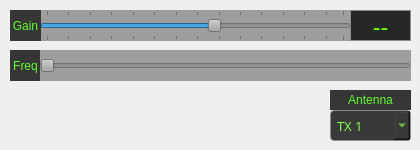
    <widget class="QWidget" name="tx2">
     <attribute name="title">
      <string>Tx 2</string>
     </attribute>
     <widget class="QSlider" name="tx2Gain">
      <property name="geometry">
       <rect>
        <x>40</x>
        <y>10</y>
        <width>311</width>
        <height>31</height>
       </rect>
      </property>
      <property name="styleSheet">
       <string notr="true">background-color: rgb(158, 158, 158);
color: rgb(22, 23, 23);
font: 25 13pt &quot;Titillium Web&quot;;
border-radius: 0;</string>
      </property>
      <property name="minimum">
       <number>1</number>
      </property>
      <property name="maximum">
       <number>70</number>
      </property>
      <property name="value">
       <number>40</number>
      </property>
      <property name="orientation">
       <enum>Qt::Horizontal</enum>
      </property>
      <property name="tickPosition">
       <enum>QSlider::TicksBothSides</enum>
      </property>
      <property name="tickInterval">
       <number>5</number>
      </property>
     </widget>
     <widget class="QLabel" name="tx2FreqLabel">
      <property name="geometry">
       <rect>
        <x>10</x>
        <y>50</y>
        <width>31</width>
        <height>31</height>
       </rect>
      </property>
      <property name="styleSheet">
       <string notr="true">background-color: rgb(54, 54, 54);
color: rgb(95, 255, 47);
font: 25 13pt &quot;Titillium Web&quot;;
border-radius: 0;
border: 0;</string>
      </property>
      <property name="text">
       <string>Freq</string>
      </property>
      <property name="alignment">
       <set>Qt::AlignCenter</set>
      </property>
     </widget>
     <widget class="QSlider" name="tx2Freq">
      <property name="geometry">
       <rect>
        <x>40</x>
        <y>50</y>
        <width>371</width>
        <height>31</height>
       </rect>
      </property>
      <property name="palette">
       <palette>
        <active>
         <colorrole role="WindowText">
          <brush brushstyle="SolidPattern">
           <color alpha="255">
            <red>22</red>
            <green>23</green>
            <blue>23</blue>
           </color>
          </brush>
         </colorrole>
         <colorrole role="Button">
          <brush brushstyle="SolidPattern">
           <color alpha="255">
            <red>158</red>
            <green>158</green>
            <blue>158</blue>
           </color>
          </brush>
         </colorrole>
         <colorrole role="Light">
          <brush brushstyle="SolidPattern">
           <color alpha="255">
            <red>175</red>
            <green>255</green>
            <blue>157</blue>
           </color>
          </brush>
         </colorrole>
         <colorrole role="Midlight">
          <brush brushstyle="SolidPattern">
           <color alpha="255">
            <red>123</red>
            <green>255</green>
            <blue>93</blue>
           </color>
          </brush>
         </colorrole>
         <colorrole role="Dark">
          <brush brushstyle="SolidPattern">
           <color alpha="255">
            <red>35</red>
            <green>127</green>
            <blue>14</blue>
           </color>
          </brush>
         </colorrole>
         <colorrole role="Mid">
          <brush brushstyle="SolidPattern">
           <color alpha="255">
            <red>47</red>
            <green>170</green>
            <blue>19</blue>
           </color>
          </brush>
         </colorrole>
         <colorrole role="Text">
          <brush brushstyle="SolidPattern">
           <color alpha="255">
            <red>22</red>
            <green>23</green>
            <blue>23</blue>
           </color>
          </brush>
         </colorrole>
         <colorrole role="BrightText">
          <brush brushstyle="SolidPattern">
           <color alpha="255">
            <red>255</red>
            <green>255</green>
            <blue>255</blue>
           </color>
          </brush>
         </colorrole>
         <colorrole role="ButtonText">
          <brush brushstyle="SolidPattern">
           <color alpha="255">
            <red>22</red>
            <green>23</green>
            <blue>23</blue>
           </color>
          </brush>
         </colorrole>
         <colorrole role="Base">
          <brush brushstyle="SolidPattern">
           <color alpha="255">
            <red>158</red>
            <green>158</green>
            <blue>158</blue>
           </color>
          </brush>
         </colorrole>
         <colorrole role="Window">
          <brush brushstyle="SolidPattern">
           <color alpha="255">
            <red>158</red>
            <green>158</green>
            <blue>158</blue>
           </color>
          </brush>
         </colorrole>
         <colorrole role="Shadow">
          <brush brushstyle="SolidPattern">
           <color alpha="255">
            <red>0</red>
            <green>0</green>
            <blue>0</blue>
           </color>
          </brush>
         </colorrole>
         <colorrole role="Highlight">
          <brush brushstyle="SolidPattern">
           <color alpha="255">
            <red>160</red>
            <green>255</green>
            <blue>131</blue>
           </color>
          </brush>
         </colorrole>
         <colorrole role="AlternateBase">
          <brush brushstyle="SolidPattern">
           <color alpha="255">
            <red>163</red>
            <green>255</green>
            <blue>142</blue>
           </color>
          </brush>
         </colorrole>
         <colorrole role="ToolTipBase">
          <brush brushstyle="SolidPattern">
           <color alpha="255">
            <red>255</red>
            <green>255</green>
            <blue>220</blue>
           </color>
          </brush>
         </colorrole>
         <colorrole role="ToolTipText">
          <brush brushstyle="SolidPattern">
           <color alpha="255">
            <red>0</red>
            <green>0</green>
            <blue>0</blue>
           </color>
          </brush>
         </colorrole>
        </active>
        <inactive>
         <colorrole role="WindowText">
          <brush brushstyle="SolidPattern">
           <color alpha="255">
            <red>22</red>
            <green>23</green>
            <blue>23</blue>
           </color>
          </brush>
         </colorrole>
         <colorrole role="Button">
          <brush brushstyle="SolidPattern">
           <color alpha="255">
            <red>158</red>
            <green>158</green>
            <blue>158</blue>
           </color>
          </brush>
         </colorrole>
         <colorrole role="Light">
          <brush brushstyle="SolidPattern">
           <color alpha="255">
            <red>175</red>
            <green>255</green>
            <blue>157</blue>
           </color>
          </brush>
         </colorrole>
         <colorrole role="Midlight">
          <brush brushstyle="SolidPattern">
           <color alpha="255">
            <red>123</red>
            <green>255</green>
            <blue>93</blue>
           </color>
          </brush>
         </colorrole>
         <colorrole role="Dark">
          <brush brushstyle="SolidPattern">
           <color alpha="255">
            <red>35</red>
            <green>127</green>
            <blue>14</blue>
           </color>
          </brush>
         </colorrole>
         <colorrole role="Mid">
          <brush brushstyle="SolidPattern">
           <color alpha="255">
            <red>47</red>
            <green>170</green>
            <blue>19</blue>
           </color>
          </brush>
         </colorrole>
         <colorrole role="Text">
          <brush brushstyle="SolidPattern">
           <color alpha="255">
            <red>22</red>
            <green>23</green>
            <blue>23</blue>
           </color>
          </brush>
         </colorrole>
         <colorrole role="BrightText">
          <brush brushstyle="SolidPattern">
           <color alpha="255">
            <red>255</red>
            <green>255</green>
            <blue>255</blue>
           </color>
          </brush>
         </colorrole>
         <colorrole role="ButtonText">
          <brush brushstyle="SolidPattern">
           <color alpha="255">
            <red>22</red>
            <green>23</green>
            <blue>23</blue>
           </color>
          </brush>
         </colorrole>
         <colorrole role="Base">
          <brush brushstyle="SolidPattern">
           <color alpha="255">
            <red>158</red>
            <green>158</green>
            <blue>158</blue>
           </color>
          </brush>
         </colorrole>
         <colorrole role="Window">
          <brush brushstyle="SolidPattern">
           <color alpha="255">
            <red>158</red>
            <green>158</green>
            <blue>158</blue>
           </color>
          </brush>
         </colorrole>
         <colorrole role="Shadow">
          <brush brushstyle="SolidPattern">
           <color alpha="255">
            <red>0</red>
            <green>0</green>
            <blue>0</blue>
           </color>
          </brush>
         </colorrole>
         <colorrole role="Highlight">
          <brush brushstyle="SolidPattern">
           <color alpha="255">
            <red>160</red>
            <green>255</green>
            <blue>131</blue>
           </color>
          </brush>
         </colorrole>
         <colorrole role="AlternateBase">
          <brush brushstyle="SolidPattern">
           <color alpha="255">
            <red>163</red>
            <green>255</green>
            <blue>142</blue>
           </color>
          </brush>
         </colorrole>
         <colorrole role="ToolTipBase">
          <brush brushstyle="SolidPattern">
           <color alpha="255">
            <red>255</red>
            <green>255</green>
            <blue>220</blue>
           </color>
          </brush>
         </colorrole>
         <colorrole role="ToolTipText">
          <brush brushstyle="SolidPattern">
           <color alpha="255">
            <red>0</red>
            <green>0</green>
            <blue>0</blue>
           </color>
          </brush>
         </colorrole>
        </inactive>
        <disabled>
         <colorrole role="WindowText">
          <brush brushstyle="SolidPattern">
           <color alpha="255">
            <red>22</red>
            <green>23</green>
            <blue>23</blue>
           </color>
          </brush>
         </colorrole>
         <colorrole role="Button">
          <brush brushstyle="SolidPattern">
           <color alpha="255">
            <red>158</red>
            <green>158</green>
            <blue>158</blue>
           </color>
          </brush>
         </colorrole>
         <colorrole role="Light">
          <brush brushstyle="SolidPattern">
           <color alpha="255">
            <red>175</red>
            <green>255</green>
            <blue>157</blue>
           </color>
          </brush>
         </colorrole>
         <colorrole role="Midlight">
          <brush brushstyle="SolidPattern">
           <color alpha="255">
            <red>123</red>
            <green>255</green>
            <blue>93</blue>
           </color>
          </brush>
         </colorrole>
         <colorrole role="Dark">
          <brush brushstyle="SolidPattern">
           <color alpha="255">
            <red>35</red>
            <green>127</green>
            <blue>14</blue>
           </color>
          </brush>
         </colorrole>
         <colorrole role="Mid">
          <brush brushstyle="SolidPattern">
           <color alpha="255">
            <red>47</red>
            <green>170</green>
            <blue>19</blue>
           </color>
          </brush>
         </colorrole>
         <colorrole role="Text">
          <brush brushstyle="SolidPattern">
           <color alpha="255">
            <red>22</red>
            <green>23</green>
            <blue>23</blue>
           </color>
          </brush>
         </colorrole>
         <colorrole role="BrightText">
          <brush brushstyle="SolidPattern">
           <color alpha="255">
            <red>255</red>
            <green>255</green>
            <blue>255</blue>
           </color>
          </brush>
         </colorrole>
         <colorrole role="ButtonText">
          <brush brushstyle="SolidPattern">
           <color alpha="255">
            <red>22</red>
            <green>23</green>
            <blue>23</blue>
           </color>
          </brush>
         </colorrole>
         <colorrole role="Base">
          <brush brushstyle="SolidPattern">
           <color alpha="255">
            <red>158</red>
            <green>158</green>
            <blue>158</blue>
           </color>
          </brush>
         </colorrole>
         <colorrole role="Window">
          <brush brushstyle="SolidPattern">
           <color alpha="255">
            <red>158</red>
            <green>158</green>
            <blue>158</blue>
           </color>
          </brush>
         </colorrole>
         <colorrole role="Shadow">
          <brush brushstyle="SolidPattern">
           <color alpha="255">
            <red>0</red>
            <green>0</green>
            <blue>0</blue>
           </color>
          </brush>
         </colorrole>
         <colorrole role="Highlight">
          <brush brushstyle="SolidPattern">
           <color alpha="255">
            <red>208</red>
            <green>208</green>
            <blue>208</blue>
           </color>
          </brush>
         </colorrole>
         <colorrole role="AlternateBase">
          <brush brushstyle="SolidPattern">
           <color alpha="255">
            <red>71</red>
            <green>255</green>
            <blue>29</blue>
           </color>
          </brush>
         </colorrole>
         <colorrole role="ToolTipBase">
          <brush brushstyle="SolidPattern">
           <color alpha="255">
            <red>255</red>
            <green>255</green>
            <blue>220</blue>
           </color>
          </brush>
         </colorrole>
         <colorrole role="ToolTipText">
          <brush brushstyle="SolidPattern">
           <color alpha="255">
            <red>0</red>
            <green>0</green>
            <blue>0</blue>
           </color>
          </brush>
         </colorrole>
        </disabled>
       </palette>
      </property>
      <property name="styleSheet">
       <string notr="true">background-color: rgb(158, 158, 158);
color: rgb(22, 23, 23);
font: 25 13pt &quot;Titillium Web&quot;;
border-radius: 0;
padding:0;</string>
      </property>
      <property name="minimum">
       <number>70000000</number>
      </property>
      <property name="maximum">
       <number>2147483647</number>
      </property>
      <property name="singleStep">
       <number>102</number>
      </property>
      <property name="pageStep">
       <number>1000</number>
      </property>
      <property name="value">
       <number>1938800000</number>
      </property>
      <property name="sliderPosition">
       <number>1938800000</number>
      </property>
      <property name="orientation">
       <enum>Qt::Horizontal</enum>
      </property>
      <property name="tickPosition">
       <enum>QSlider::NoTicks</enum>
      </property>
     </widget>
     <widget class="QLabel" name="tx2GainLabel">
      <property name="geometry">
       <rect>
        <x>10</x>
        <y>10</y>
        <width>31</width>
        <height>31</height>
       </rect>
      </property>
      <property name="styleSheet">
       <string notr="true">background-color: rgb(54, 54, 54);
color: rgb(95, 255, 47);
font: 25 13pt &quot;Titillium Web&quot;;
border-radius: 0;
border: 0;</string>
      </property>
      <property name="text">
       <string>Gain</string>
      </property>
      <property name="alignment">
       <set>Qt::AlignCenter</set>
      </property>
     </widget>
     <widget class="QComboBox" name="antennaSelect_4">
      <property name="geometry">
       <rect>
        <x>330</x>
        <y>110</y>
        <width>81</width>
        <height>31</height>
       </rect>
      </property>
      <property name="font">
       <font>
        <family>Titillium Web</family>
        <pointsize>10</pointsize>
        <italic>false</italic>
       </font>
      </property>
      <property name="styleSheet">
       <string notr="true">background-color: rgb(57, 57, 57);
color: rgb(130, 255, 77);
border: 1px solid rgb(139, 141, 141);
padding: 6px;
border-radius: 4px;</string>
      </property>
      <item>
       <property name="text">
        <string>TX 1</string>
       </property>
      </item>
      <item>
       <property name="text">
        <string>TX 2</string>
       </property>
      </item>
     </widget>
     <widget class="QLabel" name="rxAntennaLabels_3">
      <property name="geometry">
       <rect>
        <x>330</x>
        <y>90</y>
        <width>81</width>
        <height>20</height>
       </rect>
      </property>
      <property name="styleSheet">
       <string notr="true">background-color: rgb(54, 54, 54);
color: rgb(95, 255, 47);
font: 25 13pt &quot;Titillium Web&quot;;
border-radius: 0;
border: 0;</string>
      </property>
      <property name="text">
       <string>Antenna</string>
      </property>
      <property name="alignment">
       <set>Qt::AlignCenter</set>
      </property>
     </widget>
     <widget class="QLabel" name="rx2Update_2">
      <property name="geometry">
       <rect>
        <x>350</x>
        <y>10</y>
        <width>61</width>
        <height>31</height>
       </rect>
      </property>
      <property name="font">
       <font>
        <family>Titillium Web</family>
        <pointsize>18</pointsize>
        <weight>50</weight>
        <italic>false</italic>
        <bold>false</bold>
       </font>
      </property>
      <property name="styleSheet">
       <string notr="true">background-color: rgb(38, 39, 39);
border: 1px solid rgb(139, 141, 141);
border-radius: 0;
color: rgb(111, 255, 7);
font: 18pt &quot;Titillium Web&quot;;
text-align: center;</string>
      </property>
      <property name="text">
       <string>--</string>
      </property>
      <property name="alignment">
       <set>Qt::AlignCenter</set>
      </property>
     </widget>
    </widget>
